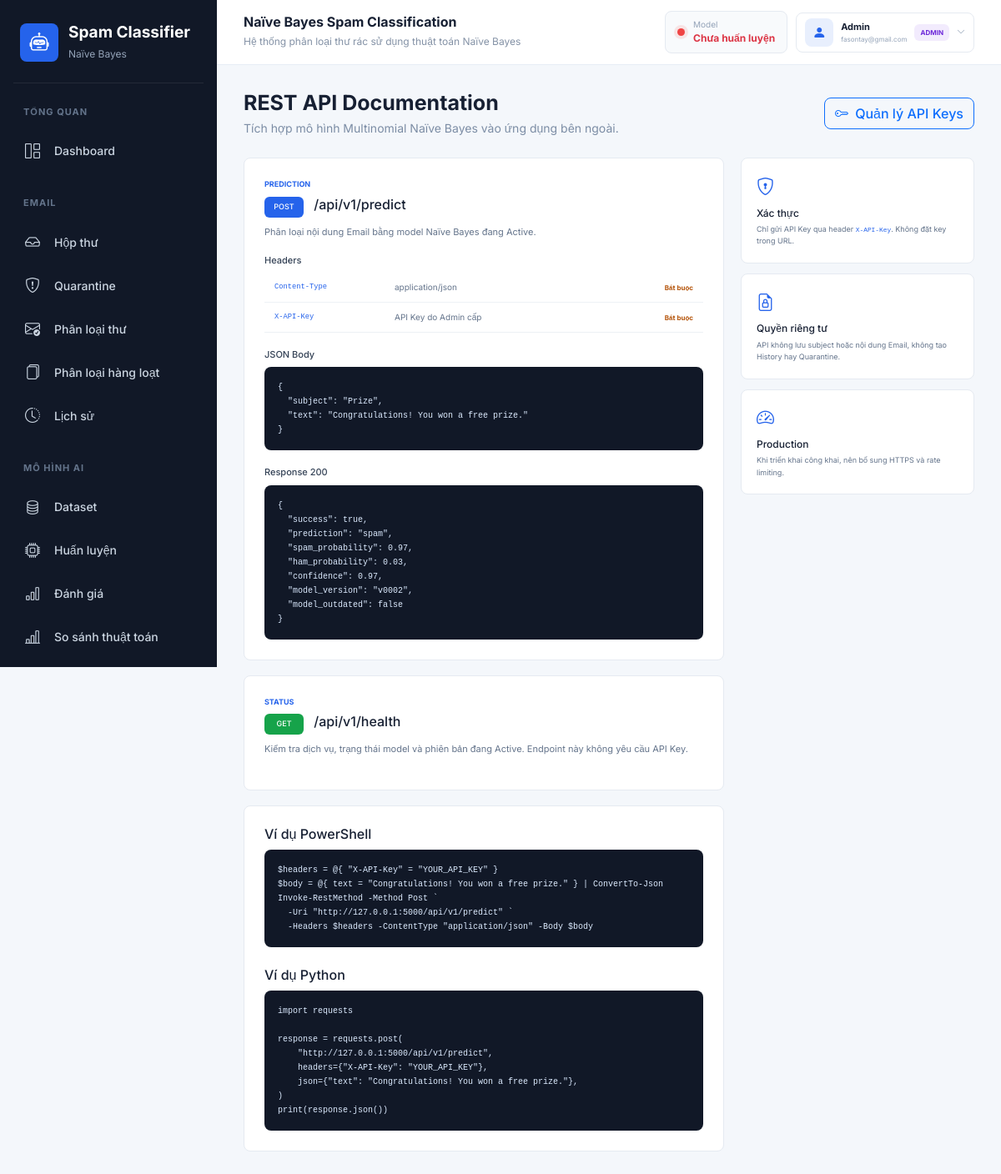
The app's page /api-docs (signed in) with its own data.
### tables this page shows
CREATE TABLE users (
                id INTEGER PRIMARY KEY AUTOINCREMENT,
                name TEXT NOT NULL,
                email TEXT NOT NULL UNIQUE,
                password_hash TEXT NOT NULL,
                role TEXT NOT NULL DEFAULT 'user'
                    CHECK (role IN ('admin', 'user')),
                is_active INTEGER NOT NULL DEFAULT 1,
                created_at TIMESTAMP NOT NULL DEFAULT CURRENT_TIMESTAMP,
                last_login TIMESTAMP
            );

### routes/api_key_routes.py (the view)
@main_bp.get("/api-docs")
@admin_required
def api_docs():
    return render_template("api_docs.html")

### app.py (called while the page is built)
def create_app():
    app = Flask(__name__)
    configure_application_logging(app)
    load_security_config(app)
    login_manager.init_app(app)
    limiter.init_app(app)
    validate_credential_key(app)
    init_db()
    try:
        initialize_model_registry()
    except Exception:
        app.logger.exception("Model registry initialization failed")
    app.register_blueprint(main_bp, name="")
    app.register_blueprint(api_bp)
    register_security(app, api_bp)
    @app.context_processor
    def inject_global_data():
        return {"global_model_status": get_model_status()}
    register_cli_commands(app)
    return app

### auth.py (called while the page is built)
@login_manager.user_loader
def load_user(user_id):
    try:
        row = get_user_by_id(int(user_id))
    except (TypeError, ValueError):
        return None
    return User(row) if row and bool(row["is_active"]) else None

def admin_required(view):
    @wraps(view)
    def wrapped_view(*args, **kwargs):
        if not current_user.is_authenticated:
            return login_manager.unauthorized()
        if current_user.role != "admin":
            flash("Bạn không có quyền truy cập chức năng này.", "danger")
            return redirect(url_for("index"))
        return view(*args, **kwargs)
    return wrapped_view

    @property
    def is_active(self):
        return self._is_active

### database/db.py (called while the page is built)
def get_connection():
    conn = sqlite3.connect(DB_PATH)
    conn.row_factory = sqlite3.Row
    conn.execute("PRAGMA foreign_keys = ON")
    return conn

def get_user_by_id(user_id):
    with closing(get_connection()) as conn:
        return conn.execute(
            "SELECT * FROM users WHERE id = ?", (user_id,)
        ).fetchone()

### services/application_service.py (called while the page is built, shortened)
def get_model_status(dataset_path="dataset/spam_dataset.csv"):
    source_paths = (dataset_path, "ml/preprocessing.py", "ml/train.py")
    model_path = "model/model.pkl"
    vectorizer_path = "model/vectorizer.pkl"
    if not os.path.exists(model_path) or not os.path.exists(vectorizer_path):
        return {
            "trained": False,
            "outdated": True,
            "message": "Mô hình chưa được huấn luyện.",
        }

### templates/api_docs.html (shortened to what this page needs)
{% extends "base.html" %}
{% block content %}
<div class="page-heading api-docs-heading"><div class="page-title mb-0"><h2>REST API Documentation</h2><p>Tích hợp mô hình Multinomial Naïve Bayes vào ứng dụng bên ngoài.</p></div><a href="{{ url_for('admin_api_keys') }}" class="btn btn-outline-primary"><i class="bi bi-key me-1"></i> Quản lý API Keys</a></div>
<div class="api-docs-layout">
    <main>
        <section class="api-doc-section"><span class="api-doc-label">PREDICTION</span><h3><span class="api-method post">POST</span> /api/v1/predict</h3><p>Phân loại nội dung Email bằng model Naïve Bayes đang Active.</p><h4>Headers</h4><div class="api-parameter"><code>Content-Type</code><span>application/json</span><strong>Bắt buộc</strong></div><div class="api-parameter"><code>X-API-Key</code><span>API Key do Admin cấp</span><strong>Bắt buộc</strong></div><h4>JSON Body</h4><pre><code>{
  "subject": "Prize",
  "text": "Congratulations! You won a free prize."
}</code></pre><h4>Response 200</h4><pre><code>{
  "success": true,
  "prediction": "spam",
  "spam_probability": 0.97,
  "ham_probability": 0.03,
  "confidence": 0.97,
  "model_version": "v0002",
  "model_outdated": false
}</code></pre></section>
        <section class="api-doc-section"><span class="api-doc-label">STATUS</span><h3><span class="api-method get">GET</span> /api/v1/health</h3><p>Kiểm tra dịch vụ, trạng thái model và phiên bản đang Active. Endpoint này không yêu cầu API Key.</p></section>
        <section class="api-doc-section"><h3>Ví dụ PowerShell</h3><pre><code>$headers = @{ "X-API-Key" = "YOUR_API_KEY" }
$body = @{ text = "Congratulations! You won a free prize." } | ConvertTo-Json
Invoke-RestMethod -Method Post `
  -Uri "http://127.0.0.1:5000/api/v1/predict" `
  -Headers $headers -ContentType "application/json" -Body $body</code></pre><h3 class="mt-4">Ví dụ Python</h3><pre><code>import requests
response = requests.post(
    "http://127.0.0.1:5000/api/v1/predict",
    headers={"X-API-Key": "YOUR_API_KEY"},
    json={"text": "Congratulations! You won a free prize."},
)
print(response.json())</code></pre></section>
    </main>
    <aside class="api-docs-aside"><div><i class="bi bi-shield-lock"></i><h4>Xác thực</h4><p>Chỉ gửi API Key qua header <code>X-API-Key</code>. Không đặt key trong URL.</p></div><div><i class="bi bi-file-earmark-lock"></i><h4>Quyền riêng tư</h4><p>API không lưu subject hoặc nội dung Email, không tạo History hay Quarantine.</p></div><div><i class="bi bi-speedometer2"></i><h4>Production</h4><p>Khi triển khai công khai, nên bổ sung HTTPS và rate limiting.</p></div></aside>
</div>
{% endblock %}

### templates/base.html (shortened to what this page needs)
<!DOCTYPE html>
<html lang="vi">
<head>
    <link
        href="https://cdn.jsdelivr.net/npm/bootstrap@5.3.3/dist/css/bootstrap.min.css"
        rel="stylesheet"
    >
    <link
        rel="stylesheet"
        href="https://cdn.jsdelivr.net/npm/bootstrap-icons@1.11.3/font/bootstrap-icons.css"
    >
    <link
        rel="stylesheet"
        href="{{ url_for('static', filename='css/style.css') }}"
    >
</head>
<body>
<div class="app-wrapper">
    <aside class="sidebar" id="appSidebar">
        <div class="sidebar-brand">
            <div class="brand-icon">
                <i class="bi bi-robot"></i>
            </div>
            <div>
                <h4>Spam Classifier</h4>
                <span>Naïve Bayes</span>
            </div>
        </div>
        <nav class="sidebar-nav" aria-label="Điều hướng chính">
            <div class="sidebar-section-title">TỔNG QUAN</div>
            <a
                href="{{ url_for('index') }}"
                class="sidebar-link {% if request.endpoint == 'index' %}active{% endif %}"
            >
                <i class="bi bi-grid-1x2"></i>
                <span>Dashboard</span>
            </a>
            <div class="sidebar-section-title">EMAIL</div>
            <a
                href="{{ url_for('mail') }}"
                class="sidebar-link {% if request.endpoint in ['mail', 'mail_message_detail', 'submit_mail_feedback', 'connect_imap', 'connect_google', 'google_callback', 'sync_mail_account', 'disconnect_mail_account'] %}active{% endif %}"
            >
                <i class="bi bi-inbox"></i>
                <span>Hộp thư</span>
            </a>
            <a
                href="{{ url_for('quarantine') }}"
                class="sidebar-link {% if request.endpoint == 'quarantine' %}active{% endif %}"
            >
                <i class="bi bi-shield-exclamation"></i>
                <span>Quarantine</span>
            </a>
            <a
                href="{{ url_for('predict') }}"
                class="sidebar-link {% if request.endpoint == 'predict' %}active{% endif %}"
            >
                <i class="bi bi-envelope-check"></i>
                <span>Phân loại thư</span>
            </a>
            <a
                href="{{ url_for('batch_predict') }}"
                class="sidebar-link {% if request.endpoint in ['batch_predict', 'download_batch_result'] %}active{% endif %}"
            >
                <i class="bi bi-files"></i>
                <span>Phân loại hàng loạt</span>
            </a>
            <a
                href="{{ url_for('history') }}"
                class="sidebar-link {% if request.endpoint in ['history', 'delete_history', 'delete_all_history'] %}active{% endif %}"
            >
                <i class="bi bi-clock-history"></i>
                <span>Lịch sử</span>
            </a>
            <div class="sidebar-section-title">MÔ HÌNH AI</div>
            {% if current_user.role == 'admin' %}
            <a
                href="{{ url_for('dataset') }}"
                class="sidebar-link {% if request.endpoint in ['dataset', 'add_dataset', 'delete_dataset', 'import_dataset'] %}active{% endif %}"
            >
                <i class="bi bi-database"></i>
                <span>Dataset</span>
            </a>
            <a
                href="{{ url_for('train') }}"
                class="sidebar-link {% if request.endpoint == 'train' %}active{% endif %}"
            >
                <i class="bi bi-cpu"></i>
                <span>Huấn luyện</span>
            </a>
            <a
                href="{{ url_for('evaluate') }}"
                class="sidebar-link {% if request.endpoint == 'evaluate' %}active{% endif %}"
            >
                <i class="bi bi-bar-chart"></i>
                <span>Đánh giá</span>
            </a>
            <a
                href="{{ url_for('compare') }}"
                class="sidebar-link {% if request.endpoint == 'compare' %}active{% endif %}"
            >
                <i class="bi bi-bar-chart-line"></i>
                <span>So sánh thuật toán</span>
            </a>
            <a
                href="{{ url_for('model_versions') }}"
                class="sidebar-link {% if request.endpoint in ['model_versions', 'rollback_model_version'] %}active{% endif %}"
            >
            </a>
            {% endif %}
        </nav>
    </aside>
    <main class="main-content">
        <header class="topbar">
            <div class="topbar-heading">
                <div class="topbar-title">
                    <h5>Naïve Bayes Spam Classification</h5>
                    <span>Hệ thống phân loại thư rác sử dụng thuật toán Naïve Bayes</span>
                </div>
            </div>
            <div class="topbar-actions">
            <div class="model-status" aria-live="polite">
                {% if not global_model_status.trained %}
                    <span class="status-dot danger"></span>
                    <div>
                        <small>Model</small>
                        <strong class="text-danger">Chưa huấn luyện</strong>
                    </div>
                {% elif global_model_status.outdated %}
                    <span class="status-dot warning"></span>
                    <div>
                        <small>Model</small>
                        <strong class="status-warning-text">Cần Train lại</strong>
                    </div>
                {% else %}
                    <span class="status-dot success"></span>
                    <div>
                        <small>Model</small>
                        <strong class="text-success">Ready</strong>
                    </div>
                {% endif %}
            </div>
            <div class="dropdown user-menu">
                <button
                    class="user-menu-toggle"
                    type="button"
                    data-bs-toggle="dropdown"
                    aria-expanded="false"
                    title="Tài khoản"
                >
                    <span class="user-avatar"><i class="bi bi-person-fill"></i></span>
                    <span class="user-menu-name">
                        <strong>{{ current_user.name }}</strong>
                        <small>{{ current_user.email }}</small>
                    </span>
                    <span class="role-badge {{ current_user.role }}">{{ current_user.role|upper }}</span>
                    <i class="bi bi-chevron-down user-menu-arrow"></i>
                </button>
            </div>
            </div>
        </header>
        <section class="page-content">
            {% block content %}{% endblock %}
        </section>
    </main>
</div>
</body>
</html>

### static/css/tokens.css (style rules this page uses)
:root { --sidebar-width: 260px; --sidebar-bg: #111827; --sidebar-muted: #94a3b8; --page-bg: #f4f7fb; --surface: #ffffff; --text: #172033; --border: #e5eaf1; --primary: #2563eb; --primary-dark: #1d4ed8; }

### static/css/base.css (style rules this page uses)
* { box-sizing: border-box; margin: 0; padding: 0; }
html, body { min-height: 100%; }
body { overflow-x: hidden; background: var(--page-bg); color: var(--text); font-family: "Inter", Arial, sans-serif; }
.app-wrapper { display: flex; min-height: 100vh; }
.sidebar { position: fixed; top: 0; left: 0; z-index: 1000; display: flex; flex-direction: column; width: var(--sidebar-width); height: 100vh; padding: 24px 16px; overflow-y: auto; background: var(--sidebar-bg); transition: transform 0.2s ease; }
.sidebar-brand { display: flex; gap: 12px; align-items: center; padding: 4px 8px 24px; border-bottom: 1px solid rgba(255, 255, 255, 0.08); }
.brand-icon { display: grid; flex: 0 0 46px; width: 46px; height: 46px; place-items: center; border-radius: 8px; background: var(--primary); color: #ffffff; font-size: 23px; }
.sidebar-brand h4 { margin: 0; color: #ffffff; font-size: 19px; font-weight: 700; }
.sidebar-brand span { color: var(--sidebar-muted); font-size: 12px; }
.sidebar-section-title { margin: 26px 12px 10px; color: #64748b; font-size: 11px; font-weight: 700; letter-spacing: 1px; }
.sidebar-nav { display: flex; flex-direction: column; gap: 5px; }
.sidebar-link { display: flex; gap: 12px; align-items: center; min-height: 44px; padding: 10px 14px; border-radius: 8px; color: #cbd5e1; font-size: 14px; font-weight: 500; text-decoration: none; transition: background 0.2s ease, color 0.2s ease; }
.sidebar-link i { width: 23px; font-size: 18px; }
.main-content { width: calc(100% - var(--sidebar-width)); min-width: 0; min-height: 100vh; margin-left: var(--sidebar-width); }
.topbar { position: sticky; top: 0; z-index: 900; display: flex; align-items: center; justify-content: space-between; min-height: 78px; padding: 12px 32px; border-bottom: 1px solid #e7edf5; background: var(--surface); }
.topbar-heading { display: flex; gap: 12px; align-items: center; min-width: 0; }
.topbar-title h5 { margin: 0; color: var(--text); font-size: 16px; font-weight: 700; }
.topbar-title span { color: #8492a6; font-size: 12px; }
.model-status { display: flex; flex: 0 0 auto; gap: 10px; align-items: center; min-width: 128px; padding: 8px 14px; border: 1px solid var(--border); border-radius: 8px; background: #f8fafc; }
.model-status small, .model-status strong { display: block; }
.model-status small { color: #94a3b8; font-size: 10px; }
.model-status strong { font-size: 12px; }
.status-dot { flex: 0 0 9px; width: 9px; height: 9px; border-radius: 50%; }
.status-dot.danger { background: #ef4444; box-shadow: 0 0 0 4px rgba(239, 68, 68, 0.12); }
.page-content { width: 100%; padding: 30px 32px 45px; }
.page-title { margin-bottom: 25px; }
.page-title h2 { margin-bottom: 5px; font-size: 25px; font-weight: 700; }
.page-title p { margin: 0; color: #7c8da5; font-size: 14px; }
.page-heading { display: flex; gap: 16px; align-items: center; justify-content: space-between; margin-bottom: 25px; }
.btn { border-radius: 8px; font-weight: 500; }

### static/css/pages/admin.css (style rules this page uses)
.topbar-actions { display: flex; align-items: center; gap: 10px; }
.user-menu-toggle { display: flex; min-height: 48px; align-items: center; gap: 9px; padding: 6px 10px; border: 1px solid var(--border); border-radius: 8px; background: #ffffff; color: var(--text); text-align: left; }
.user-avatar { display: grid; flex: 0 0 34px; width: 34px; height: 34px; place-items: center; border-radius: 8px; background: rgba(37, 99, 235, 0.1); color: #2563eb; font-size: 16px; }
.user-menu-name strong, .user-menu-name small { display: block; }
.user-menu-name strong { max-width: 130px; overflow: hidden; font-size: 11px; text-overflow: ellipsis; white-space: nowrap; }
.user-menu-name small { max-width: 130px; overflow: hidden; color: #94a3b8; font-size: 8px; text-overflow: ellipsis; white-space: nowrap; }
.user-menu-arrow { color: #94a3b8; font-size: 10px; }
.role-badge { display: inline-flex; align-items: center; padding: 4px 7px; border-radius: 6px; font-size: 8px; font-weight: 700; }
.role-badge.admin { background: rgba(124, 58, 237, 0.1); color: #6d28d9; }

### records on screen
users: name "Admin", email "fasontay@gmail.com", role "ADMIN"
